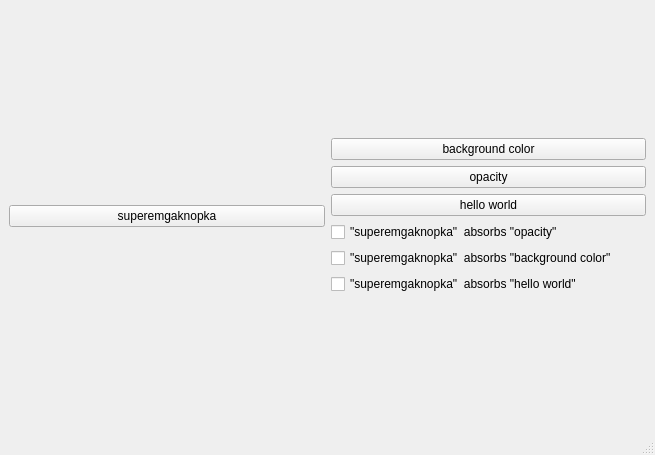
<?xml version="1.0" encoding="UTF-8"?>
<ui version="4.0">
 <class>SuperMegaButton</class>
 <widget class="QMainWindow" name="SuperMegaButton">
  <property name="geometry">
   <rect>
    <x>0</x>
    <y>0</y>
    <width>655</width>
    <height>455</height>
   </rect>
  </property>
  <property name="windowTitle">
   <string>SuperMegaButton</string>
  </property>
  <property name="styleSheet">
   <string notr="true"/>
  </property>
  <widget class="QWidget" name="centralwidget">
   <layout class="QHBoxLayout" name="horizontalLayout">
    <item>
     <widget class="QPushButton" name="super_button">
      <property name="text">
       <string>superemgaknopka</string>
      </property>
     </widget>
    </item>
    <item>
     <layout class="QVBoxLayout" name="verticalLayout_5">
      <item>
       <layout class="QVBoxLayout" name="verticalLayout_4">
        <item>
         <layout class="QVBoxLayout" name="verticalLayout_3">
          <item>
           <layout class="QVBoxLayout" name="verticalLayout">
            <item>
             <widget class="QPushButton" name="bg_button">
              <property name="styleSheet">
               <string notr="true">QPushButton:Hover
{
	background-color: (153, 193, 241);
}</string>
              </property>
              <property name="text">
               <string>background color</string>
              </property>
             </widget>
            </item>
            <item>
             <widget class="QPushButton" name="opacity_button">
              <property name="text">
               <string>opacity</string>
              </property>
             </widget>
            </item>
            <item>
             <widget class="QPushButton" name="hello_world_button">
              <property name="text">
               <string>hello world</string>
              </property>
             </widget>
            </item>
           </layout>
          </item>
         </layout>
        </item>
        <item>
         <layout class="QVBoxLayout" name="verticalLayout_2">
          <item>
           <widget class="QCheckBox" name="opacity_checkbox">
            <property name="text">
             <string>&quot;superemgaknopka&quot;  absorbs &quot;opacity&quot;</string>
            </property>
           </widget>
          </item>
          <item>
           <widget class="QCheckBox" name="bg_checkbox">
            <property name="text">
             <string>&quot;superemgaknopka&quot;  absorbs &quot;background color&quot;</string>
            </property>
           </widget>
          </item>
          <item>
           <widget class="QCheckBox" name="hello_world_checkbox">
            <property name="text">
             <string>&quot;superemgaknopka&quot;  absorbs &quot;hello world&quot;</string>
            </property>
           </widget>
          </item>
         </layout>
        </item>
       </layout>
      </item>
     </layout>
    </item>
   </layout>
  </widget>
  <widget class="QStatusBar" name="statusbar"/>
 </widget>
 <resources/>
 <connections/>
</ui>
